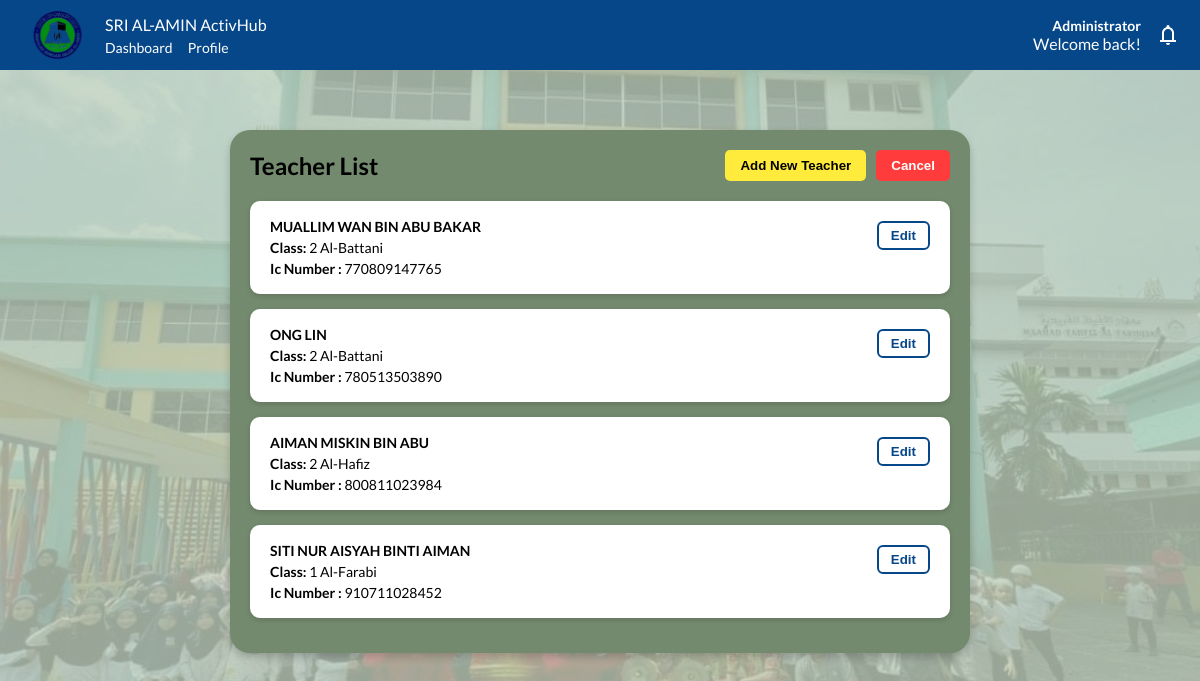
Page /teacher/teacherList.php on the committed database.
### tables this page shows
CREATE TABLE `teacher` (
  `teacher_ic` varchar(255) NOT NULL,
  `teacher_pass` varchar(255) NOT NULL,
  `teacher_fname` text NOT NULL,
  `teacher_contact` varchar(255) NOT NULL,
  `teacher_email` varchar(255) DEFAULT NULL,
  `teacher_dob` date DEFAULT NULL,
  `teacher_doe` date DEFAULT NULL,
  `teacher_address` text DEFAULT NULL,
  `class` int(11) NOT NULL
);

CREATE TABLE `class` (
  `class_id` int(11) NOT NULL,
  `class_name` varchar(255) NOT NULL
);

### teacher/teacherList.php (the view, shortened to what this page needs)
<?php
require_once '..\connect.php';
$sql = "SELECT * FROM teacher INNER JOIN class ON class.class_id = teacher.class";
$result = mysqli_query($conn, $sql);
?>
<!DOCTYPE html>
<html lang="en">
<head>
    <link rel="stylesheet" href="../css/teacherList.css" />
</head>
<body>
    <header>
        <div class="logo-section">
            <img src="../img/logo.png" alt="Logo" />
            <div class="logo-text">
                <span>SRI AL-AMIN ActivHub</span>
                <div class="nav-links">
                    <a href="../admin/admin_dashboard.php">Dashboard</a>
                    <a href="../admin/admin_profile.php">Profile</a>
                </div>
            </div>
        </div>
        <div class="icon-section">
            <div class="admin-section">
                <span class="admin-text">Administrator</span>
                <span class="welcome-text">Welcome back!</span>
            </div>
            <span class="material-symbols-outlined icon">notifications</span>
        </div>
    </header>
    <div class="container">
        <div class="teacher-list-container">
            <div class="teacher-list-box">
                <div class="title-bar">
                    <h2>Teacher List</h2>
                    <div class="button-group">
                        <button class="btn-yellow" onclick="location.href='../admin/admin_add_teacher.php'">Add New Teacher</button>
                        <button class=" btn-red" onclick="location.href='../admin/admin_dashboard.php'">Cancel</button>
                    </div>
                </div>
                <?php
                if (mysqli_num_rows($result) > 0) {
                    while ($row = mysqli_fetch_assoc($result)) { ?>
                        <div class="teacher-card" id="<?php echo $row["teacher_ic"] ?>">
                            <p><strong> <?php echo $row["teacher_fname"] ?> </strong><br>
                                <strong>Class:</strong> <?php echo $row["class_name"] ?><br>
                                <span class="credentials">Ic Number :</span> <?php echo $row["teacher_ic"] ?><br>
                                <button class="edit-button" onclick="edit(<?php echo $row['teacher_ic'] ?>)">Edit</button>
                        </div>
                    <?php }
                } else { ?>
                    <div class="teacher-card">
                        <p><strong>No record</strong><br>
                    </div>
                <?php
                }
                ?>
            </div>
        </div>
    </div>
</body>
</html>

### css/teacherList.css (style rules this page uses)
body { background-image: url(../img/bg.jpg); background-repeat: no-repeat; background-size: cover; background-position: center; background-attachment: fixed; font-family: "Lato", sans-serif; margin: 0; padding: 0; height: 100%; overflow: hidden; }
header { position: sticky; top: 0; z-index: 1000; background-color: #064789; color: white; display: flex; justify-content: space-between; align-items: center; padding: 10px 20px; flex-wrap: wrap; }
.logo-section { display: flex; align-items: center; }
.logo-section img { height: 50px; margin-right: 10px; }
.logo-text { display: flex; flex-direction: column; }
.nav-links { display: flex; gap: 15px; margin-top: 5px; }
.nav-links a { color: white; text-decoration: none; font-size: 14px; position: relative; }
.icon-section { display: flex; align-items: center; gap: 15px; }
.admin-section { display: flex; flex-direction: column; align-items: flex-end; }
.admin-text { font-size: 14px; font-weight: bold; }
.container { display: flex; flex-direction: column; padding: 20px; background-color: rgba(191, 207, 187, 0.8); position: relative; height: 100vh; overflow: auto; }
.teacher-list-container { display: flex; justify-content: center; padding: 40px 20px; }
.teacher-list-box { background-color: #738A6E; padding: 20px; border-radius: 20px; width: 90%; max-height: 600px; max-width: 700px; overflow-y: auto; box-shadow: 0 4px 8px rgba(0, 0, 0, 0.2); }
.title-bar { display: flex; justify-content: space-between; align-items: center; flex-wrap: wrap; margin-bottom: 20px; }
.title-bar h2 { margin: 0; }
.button-group { display: flex; gap: 10px; }
.btn-yellow { background-color: #ffeb3b; border: none; padding: 8px 15px; border-radius: 5px; font-weight: bold; cursor: pointer; }
.btn-red { background-color: #ff3b3b; color: #ffffff; border: none; padding: 8px 15px; border-radius: 5px; font-weight: bold; cursor: pointer; }
.teacher-card { background-color: white; padding: 15px 20px; margin-bottom: 15px; border-radius: 10px; position: relative; box-shadow: 0 2px 5px rgba(0, 0, 0, 0.15); }
.teacher-card p { margin: 0; font-size: 14px; line-height: 1.5; }
.credentials { font-weight: bold; }
.edit-button { position: absolute; right: 20px; top: 20px; background-color: white; border: 2px solid #064789; color: #064789; padding: 5px 12px; border-radius: 6px; font-weight: bold; cursor: pointer; }

### rows in the picture
teacher: teacher_fname "MUALLIM WAN BIN ABU BAKAR", class.class_name "2 Al-Battani", teacher_ic "770809147765"
teacher: teacher_fname "ONG LIN", class.class_name "2 Al-Battani", teacher_ic "780513503890"
teacher: teacher_fname "AIMAN MISKIN BIN ABU", class.class_name "2 Al-Hafiz", teacher_ic "800811023984"
teacher: teacher_fname "SITI NUR AISYAH BINTI AIMAN", class.class_name "1 Al-Farabi", teacher_ic "910711028452"
